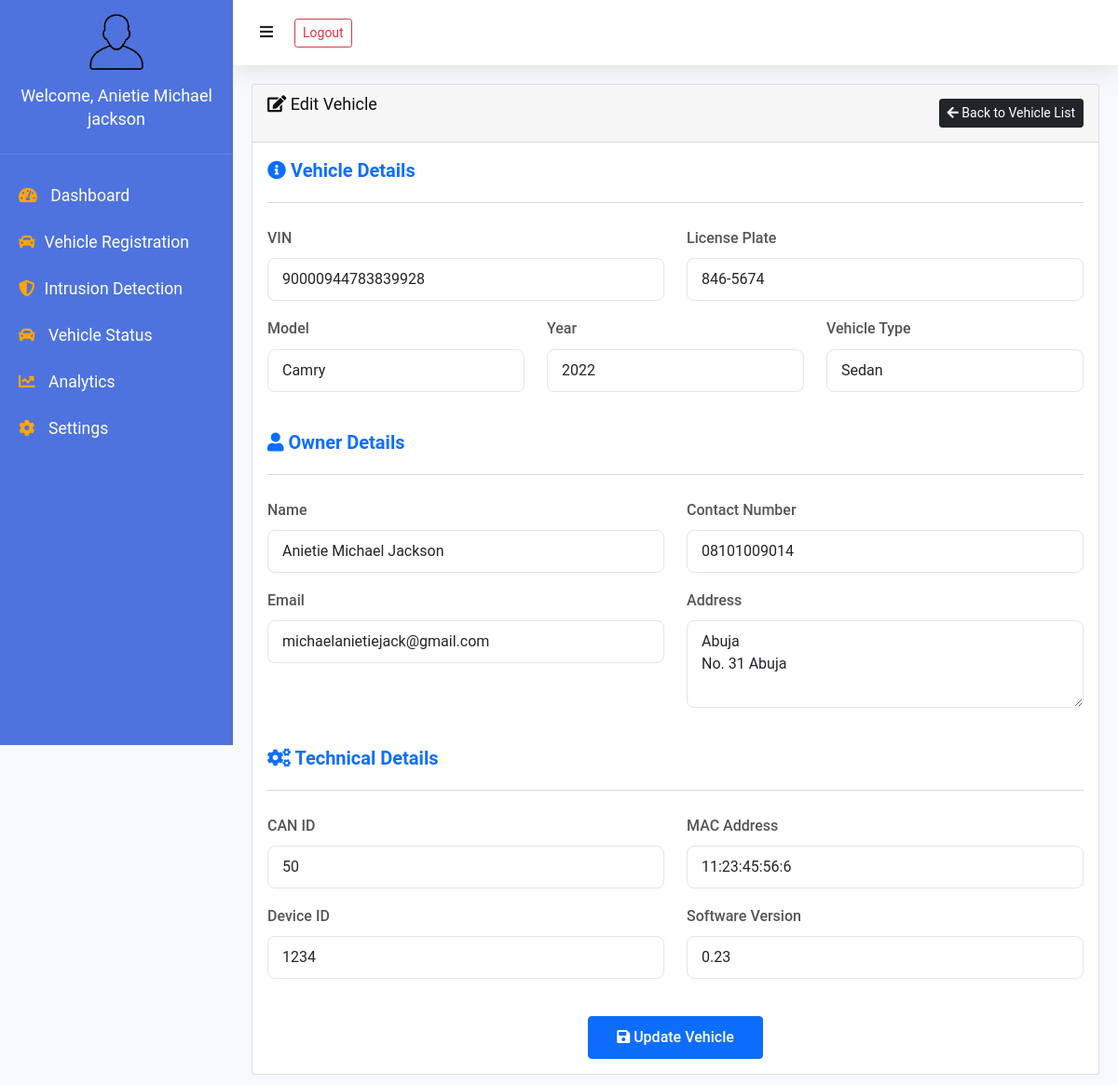
The page /edit-vehicle/1 (signed in) on the database its author committed.
### app.py (models this page shows)
class Vehicle(db.Model):
    id = db.Column(db.Integer, primary_key=True)
    vin = db.Column(db.String(17), unique=True, nullable=False)
    license_plate = db.Column(db.String(20), unique=True, nullable=False)
    model = db.Column(db.String(100), nullable=False)
    year = db.Column(db.Integer, nullable=False)
    vehicle_type = db.Column(db.String(50), nullable=False)
    owner_name = db.Column(db.String(100), nullable=False)
    contact_number = db.Column(db.String(20), nullable=False)
    email = db.Column(db.String(120), nullable=False)
    address = db.Column(db.Text, nullable=False)
    can_id = db.Column(db.String(50), nullable=False)
    mac_address = db.Column(db.String(17), nullable=False)
    device_id = db.Column(db.String(50), nullable=False)
    software_version = db.Column(db.String(20), nullable=False)
    created_at = db.Column(db.DateTime, default=datetime.utcnow)

### app.py (the view, shortened to what this page needs)
@app.route('/edit-vehicle/<int:vehicle_id>', methods=['GET', 'POST'])
@login_required
def edit_vehicle(vehicle_id):
    vehicle = Vehicle.query.get_or_404(vehicle_id)
    return render_template('edit_vehicle.html', name=session.get('user_name'), vehicle=vehicle)

### app.py (called while the page is built)
def login_required(f):
    @wraps(f)
    def decorated_function(*args, **kwargs):
        if 'user_id' not in session:
            flash('Please login to access this page', 'error')
            return redirect(url_for('index'))
        return f(*args, **kwargs)
    return decorated_function

### template/edit_vehicle.html (shortened to what this page needs)
{% extends "base_dashboard.html" %}
{% block content %}
<div class="row">
    <div class="col-12">
        <div class="card">
            <div class="card-header d-flex justify-content-between align-items-center">
                <h5><i class="fas fa-edit"></i> Edit Vehicle</h5>
                <a href="{{ url_for('vehicle_registration') }}" class="btn btn-dark btn-sm">
                    <i class="fas fa-arrow-left"></i> Back to Vehicle List
                </a>
            </div>
            <div class="card-body">
                <form method="POST" class="needs-validation" novalidate>
                    <div class="section-header mb-4">
                        <h4 class="text-primary"><i class="fas fa-info-circle"></i> Vehicle Details</h4>
                        <hr>
                    </div>
                    <div class="row">
                        <div class="col-md-6 mb-3">
                            <label for="vin" class="form-label">VIN</label>
                            <input type="text" class="form-control" id="vin" name="vin" required
                                   pattern="[A-HJ-NPR-Z0-9]{17}" maxlength="17" value="{{ vehicle.vin }}">
                        </div>
                        <div class="col-md-6 mb-3">
                            <label for="license_plate" class="form-label">License Plate</label>
                            <input type="text" class="form-control" id="license_plate" name="license_plate"
                                   value="{{ vehicle.license_plate }}" required>
                        </div>
                        <div class="col-md-4 mb-3">
                            <label for="model" class="form-label">Model</label>
                            <input type="text" class="form-control" id="model" name="model"
                                   value="{{ vehicle.model }}" required>
                        </div>
                        <div class="col-md-4 mb-3">
                            <label for="year" class="form-label">Year</label>
                            <input type="number" class="form-control" id="year" name="year"
                                   min="1900" max="2024" value="{{ vehicle.year }}" required>
                        </div>
                        <div class="col-md-4 mb-3">
                            <label for="vehicle_type" class="form-label">Vehicle Type</label>
                            <select class="form-control" id="vehicle_type" name="vehicle_type" required>
                                <option value="Sedan" {% if vehicle.vehicle_type == 'Sedan' %}selected{% endif %}>Sedan</option>
                            </select>
                        </div>
                    </div>
                    <div class="section-header mb-4 mt-4">
                        <h4 class="text-primary"><i class="fas fa-user"></i> Owner Details</h4>
                        <hr>
                    </div>
                    <div class="row">
                        <div class="col-md-6 mb-3">
                            <label for="owner_name" class="form-label">Name</label>
                            <input type="text" class="form-control" id="owner_name" name="owner_name"
                                   value="{{ vehicle.owner_name }}" required>
                        </div>
                        <div class="col-md-6 mb-3">
                            <label for="contact_number" class="form-label">Contact Number</label>
                            <input type="tel" class="form-control" id="contact_number" name="contact_number"
                                   value="{{ vehicle.contact_number }}" required>
                        </div>
                        <div class="col-md-6 mb-3">
                            <label for="email" class="form-label">Email</label>
                            <input type="email" class="form-control" id="email" name="email"
                                   value="{{ vehicle.email }}" required>
                        </div>
                        <div class="col-md-6 mb-3">
                            <label for="address" class="form-label">Address</label>
                            <textarea class="form-control" id="address" name="address" rows="3" required>{{ vehicle.address }}</textarea>
                        </div>
                    </div>
                    <div class="section-header mb-4 mt-4">
                        <h4 class="text-primary"><i class="fas fa-cogs"></i> Technical Details</h4>
                        <hr>
                    </div>
                    <div class="row">
                        <div class="col-md-6 mb-3">
                            <label for="can_id" class="form-label">CAN ID</label>
                            <input type="text" class="form-control" id="can_id" name="can_id"
                                   value="{{ vehicle.can_id }}" required>
                        </div>
                        <div class="col-md-6 mb-3">
                            <label for="mac_address" class="form-label">MAC Address</label>
                            <input type="text" class="form-control" id="mac_address" name="mac_address"
                                   pattern="([0-9A-Fa-f]{2}[:-]){5}([0-9A-Fa-f]{2})"
                                   value="{{ vehicle.mac_address }}" required>
                        </div>
                        <div class="col-md-6 mb-3">
                            <label for="device_id" class="form-label">Device ID</label>
                            <input type="text" class="form-control" id="device_id" name="device_id"
                                   value="{{ vehicle.device_id }}" required>
                        </div>
                        <div class="col-md-6 mb-3">
                            <label for="software_version" class="form-label">Software Version</label>
                            <input type="text" class="form-control" id="software_version" name="software_version"
                                   value="{{ vehicle.software_version }}" required>
                        </div>
                    </div>
                    <div class="text-center mt-4">
                        <button type="submit" class="btn btn-primary">
                            <i class="fas fa-save"></i> Update Vehicle
                        </button>
                    </div>
                </form>
            </div>
        </div>
    </div>
</div>
{% endblock %}

### template/base_dashboard.html (shortened to what this page needs)
<!doctype html>
<html lang="en">
<head>
    <link rel="stylesheet" href="/static/css/bootstrap.min.css">
    <link rel="stylesheet" href="/static/css/fontawesome-all.min.css">
    <link rel="stylesheet" href="/static/css/style.css">
    <link rel="stylesheet" href="/static/css/dashboard.css">
</head>
<body class="dashboard-body">
    <nav id="sidebar">
        <div class="user-info">
            <img src="/static/img/img-admin.png" alt="User Avatar" class="user-avatar">
            <h5>Welcome, {{ name }}</h5>
        </div>
        <ul class="list-unstyled components">
            <li class="{{ 'active' if request.endpoint == 'dashboard' }}">
                <a href="{{ url_for('dashboard') }}"><i class="fas fa-tachometer-alt"></i> Dashboard</a>
            </li>
            <li class="{{ 'active' if request.endpoint == 'vehicle_registration' }}">
                <a href="{{ url_for('vehicle_registration') }}"><i class="fas fa-car"></i>Vehicle Registration</a>
            </li>
            <li class="{{ 'active' if request.endpoint == 'intrusion_detection' }}">
                <a href="{{ url_for('intrusion_detection') }}"><i class="fas fa-shield-alt"></i>Intrusion Detection</a>
            </li>
            <li class="{{ 'active' if request.endpoint == 'vehicle_status' }}">
                <a href="{{ url_for('vehicle_status') }}"><i class="fas fa-car"></i> Vehicle Status</a>
            </li>
            <li class="{{ 'active' if request.endpoint == 'analytics' }}">
                <a href="{{ url_for('analytics') }}"><i class="fas fa-chart-line"></i> Analytics</a>
            </li>
            <li class="{{ 'active' if request.endpoint == 'settings' }}">
                <a href="{{ url_for('settings') }}"><i class="fas fa-cog"></i> Settings</a>
            </li>
        </ul>
    </nav>
    <div id="content">
        <nav class="navbar navbar-expand-lg navbar-light">
            <button type="button" id="sidebarCollapse" class="btn">
                <i class="fas fa-bars"></i>
            </button>
            <div class="ml-auto">
                <div class="user-dropdown">
                    <a href="{{ url_for('logout') }}" class="btn btn-outline-danger btn-sm">Logout</a>
                </div>
            </div>
        </nav>
        <div class="dashboard-content">
            {% block content %}{% endblock %}
        </div>
    </div>
</body>
</html>

### static/css/dashboard.css (style rules this page uses)
.dashboard-body { background: #f8f9fc; font-family: 'Roboto', sans-serif; }
#sidebar { min-width: 250px; max-width: 250px; background: #4e73df; color: #fff; transition: all 0.3s; height: 100vh; position: fixed; top: 0; left: 0; transition: all 0.3s ease-in-out; z-index: 1000; }
.user-info { padding: 5px 20px; text-align: center; border-bottom: 1px solid rgba(255,255,255,0.1); }
.user-info h5 { color:#fff }
.ml-auto { margin-left:10px; }
.user-avatar { width: 80px; height: 80px; border-radius: 50%; margin-bottom: 5px; }
#sidebar ul.components { padding: 20px 0; }
.list-unstyled li a i { color:orange }
#sidebar ul li a { padding: 10px 20px; font-size: 1.1em; display: block; color: #fff; text-decoration: none; }
#sidebar ul li a i { margin-right: 10px; }
#content { width: calc(100% - 250px); margin-left: 250px; transition: all 0.3s ease-in-out; min-height: 100vh; }
.navbar { background: #fff; box-shadow: 0 0.15rem 1.75rem 0 rgba(58,59,69,.15); padding: 1rem; }
.dashboard-content { padding: 20px; }

### template/edit_vehicle.html (style rules this page uses)
.section-header h4 { font-weight: 600; color: #4e73df; }
.form-label { font-weight: 500; color: #555; }
.form-control { border-radius: 8px; border: 1px solid #e3e6f0; padding: 10px 15px; transition: all 0.3s ease; }
.btn-primary { padding: 10px 30px; font-weight: 500; }

### rows shown on the page
Vehicle: owner_name "Anietie Michael jackson", vin "90000944783839928", license_plate "846-5674", model "Camry", year "2022", vehicle_type "Sedan", owner_name "Anietie Michael Jackson", contact_number "08101009014", email "michaelanietiejack@gmail.com", address "Abuja No. 31 Abuja", can_id "50", mac_address "11:23:45:56:6", device_id "1234", software_version "0.23"
